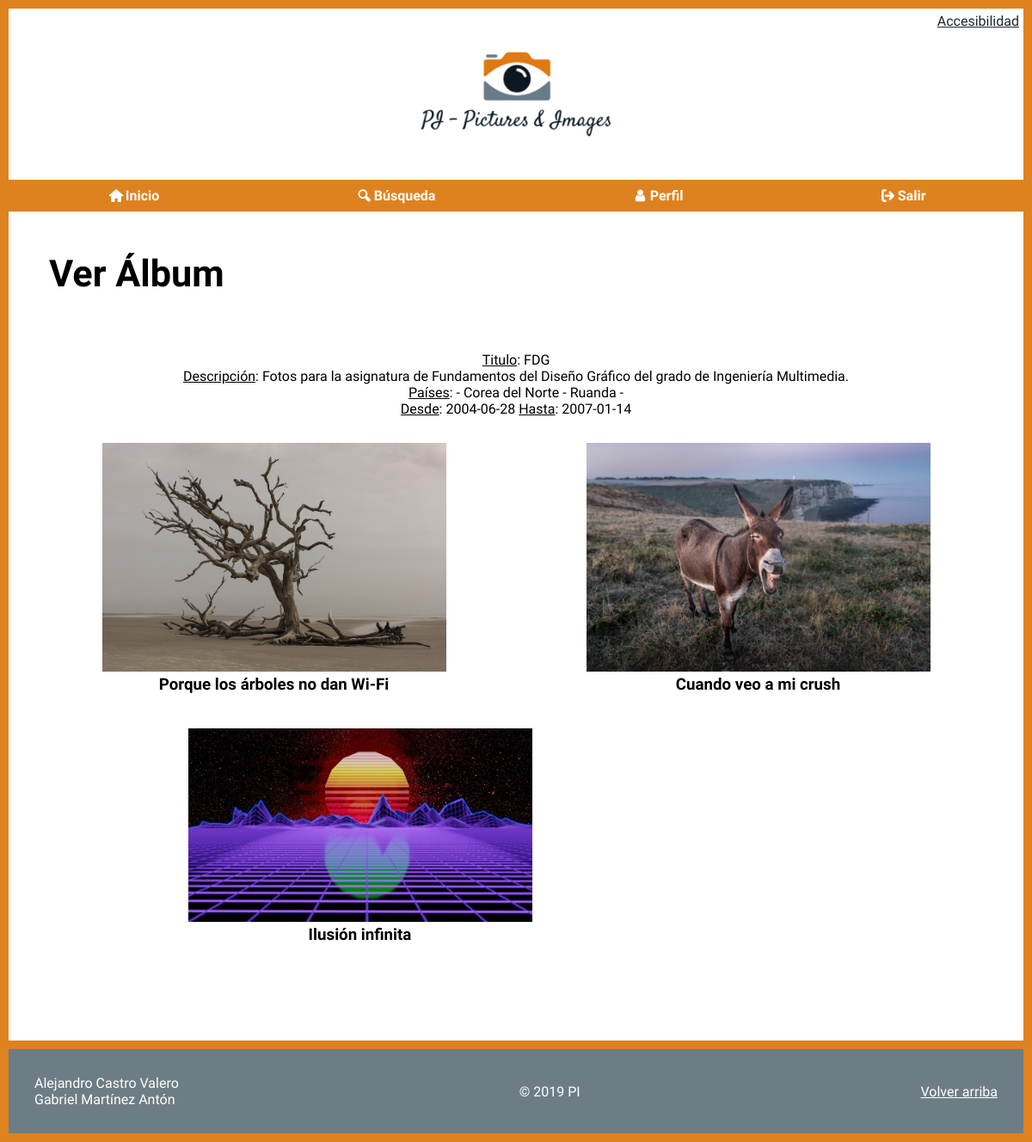
Page /verAlbum.php?id=1 (signed in) on the committed database.
### tables this page shows
create table `ALBUMES` (
    `IdAlbum` int not null auto_increment,
    `Titulo` text not null,
    `Descripcion` text not null,
    `Usuario` int not null,
    constraint `PK_paises` primary key (`IdAlbum`),
    constraint `FK_Usuario` foreign key (`Usuario`) references `USUARIOS` (`IdUsuario`)
);

create table `FOTOS` (
    `IdFoto` int not null auto_increment,
    `Titulo` text not null,
    `Descripcion` text not null,
    `Fecha` date,
    `Pais` int,
    `Album` int not null,
    `Fichero` text not null,
    `Alternativo` text not null,
    `FRegistro` datetime not null,
    constraint `PK_paises` primary key (`IdFoto`),
    constraint `FK_Pais2` foreign key (`Pais`) references `PAISES` (`IdPais`),
    constraint `FK_Album` foreign key (`Album`) references `ALBUMES` (`IdAlbum`)
);

### verAlbum.php (the view, shortened to what this page needs)
<?php
    if (isset($_SESSION["logueado"])) {
        require_once("head.php");
        require_once("header.php");
?>
        <main>
            <section>
                <h1>Ver Álbum</h1>
                <section class="printCentro">
                    <?php
                        $id_album = $_GET['id'];
                        include("conexionBD.php");
                        $sentencia = "SELECT * FROM albumes WHERE IdAlbum=$id_album";
                        $resultado = $conexion->query($sentencia);
                        $fila = $resultado->fetch_object();
                        echo "<p style='text-align:center;'><u>Titulo</u>: $fila->Titulo</p>";
                        echo "<p style='text-align:center;'><u>Descripción</u>: $fila->Descripcion</p>";
                        $sentencia = "SELECT DISTINCT p.NomPais fROM paises p
                                    JOIN fotos f ON f.Pais=p.IdPais
                                    JOIN albumes a ON a.IdAlbum=f.Album
                                    WHERE a.IdAlbum=$id_album AND f.Pais IS NOT NULL";
                        $resultado = $conexion->query($sentencia);
                        echo "<p style='text-align:center; padding: 0;'><u>Países</u>: - ";
                        while ($fila = $resultado->fetch_object()) {
                            echo "$fila->NomPais - ";
                        }
                        echo "</p>";
                        $sentencia = "SELECT min(Fecha) as minFecha, max(Fecha) as maxFecha FROM fotos WHERE Album=$id_album";
                        $resultado = $conexion->query($sentencia);
                        $fila = $resultado->fetch_object();
                        echo "<p style='text-align:center;'><u>Desde</u>: $fila->minFecha <u>Hasta</u>: $fila->maxFecha</p>";
                        $sentencia = "SELECT f.IdFoto, f.Titulo, f.Fichero, f.Alternativo, a.IdAlbum
                        FROM fotos f JOIN albumes a ON a.IdAlbum=f.Album
                        JOIN usuarios u ON u.IdUsuario=a.Usuario
                        WHERE a.IdAlbum=$id_album";
                        $resultado = $conexion->query($sentencia);
                        echo "<div class='seccionfoto' style='padding-top: 30px'>";
                        while ($fila = $resultado->fetch_object()) {
                            echo "<article>
                                    <a href='detalle.php?id=$fila->IdFoto'>
                                        <img width='400' src='$fila->Fichero' alt='$fila->Alternativo'>
                                    </a>
                                    <h3><a href='detalle.php?id=$fila->IdFoto'>$fila->Titulo</a></h3>
                                </article>";
                        }
                    ?>
                </section>
            </section>
        </main>
<?php
    require_once("footer.php");
    } else {
        $host = $_SERVER['HTTP_HOST'];
        $uri  = rtrim(dirname($_SERVER['PHP_SELF']), '/\\');
        $extra = 'index.php?fallo=2';
        header("Location: http://$host$uri/$extra");
    }
?>

### css/style.css (style rules this page uses)
:root { --color1: #de8220; --color2: #6d7d85; --color3: #1a2830; }
* { box-sizing: border-box; padding: 0; margin: 0; }
body { margin: 10px; background-color: var(--color1); font-family: 'Imprima', sans-serif; }
main { background-color: #fff; margin-bottom: 10px; padding-bottom: 45px; }
main > section { padding: 22px; }
main > section > h1 { font-size: 2.7em; margin: 25px 25px 60px 25px; font-family: 'Satisfy', sans-serif; }
main > section { position: relative; }
section>section { display: flex; flex-direction: column; justify-content: center; align-items: center; padding: 5px; }
.seccionfoto { display: flex; flex-wrap: wrap; justify-content: space-around; align-items: center; }
.seccionfoto>article { margin-bottom: 40px; }
.seccionfoto>article>h3, .seccionfoto>article>p { width: 100%; text-align: center; }
.seccionfoto>article>h3>a { text-decoration: none; color: #000; }

### css/print.css (style rules this page uses)
body, main,h2,h3,p,h1, label { font-family: sans-serif; font-size: 12pt; color: #000; }
* { background-color: #fff; }
a { color: blue; }
h3>a:after { content:" <" attr(href) ">"; }
img { -webkit-filter: grayscale(100%); filter: grayscale(100%); width: 150pt; }
main::after { content: 'http://localhost/DAW/practica05/index.html © 2019 PI'; display: block; text-align: center; border-top: 1pt solid black; border-bottom: 1pt solid black; padding: 2pt; font-size: 12pt; page-break-after: avoid; }
main>section>h1 { font-family: sans-serif; font-size: 20pt; margin: 0; }
p { font-size: 12pt; }
.printCentro { margin-top: 150pt; }
.seccionfoto>article>h3>a { text-decoration: underline; color: blue; }

### rows in the picture
albumes: Titulo "FDG", Descripcion "Fotos para la asignatura de Fundamentos del Diseño Gráfico del grado de Ingeniería Multimedia."
fotos: Fichero (picture), Titulo "Porque los árboles no dan Wi-Fi"
fotos: Fichero (picture), Titulo "Cuando veo a mi crush"
fotos: Fichero (picture), Titulo "Ilusión infinita"

### other values in the picture
$fila->NomPais "Corea del Norte"
$fila->NomPais "Ruanda"
$fila->minFecha "2004-06-28"
$fila->maxFecha "2007-01-14"
